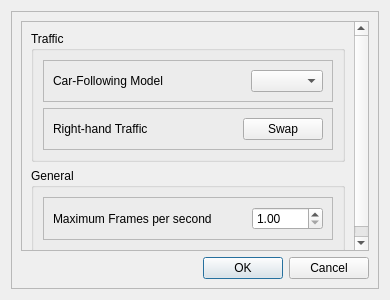
<?xml version="1.0" encoding="UTF-8"?>
<ui version="4.0">
 <class>SettingsDialog</class>
 <widget class="QDialog" name="SettingsDialog">
  <property name="geometry">
   <rect>
    <x>0</x>
    <y>0</y>
    <width>390</width>
    <height>300</height>
   </rect>
  </property>
  <property name="sizePolicy">
   <sizepolicy hsizetype="Expanding" vsizetype="Expanding">
    <horstretch>0</horstretch>
    <verstretch>0</verstretch>
   </sizepolicy>
  </property>
  <property name="windowTitle">
   <string>Settings</string>
  </property>
  <property name="modal">
   <bool>false</bool>
  </property>
  <layout class="QGridLayout" name="gridLayout">
   <item row="0" column="0">
    <widget class="QFrame" name="frame">
     <property name="sizePolicy">
      <sizepolicy hsizetype="Expanding" vsizetype="Expanding">
       <horstretch>0</horstretch>
       <verstretch>0</verstretch>
      </sizepolicy>
     </property>
     <property name="frameShape">
      <enum>QFrame::StyledPanel</enum>
     </property>
     <property name="frameShadow">
      <enum>QFrame::Raised</enum>
     </property>
     <layout class="QVBoxLayout" name="verticalLayout_4">
      <item>
       <widget class="QScrollArea" name="scrollArea">
        <property name="widgetResizable">
         <bool>true</bool>
        </property>
        <widget class="QWidget" name="scrollAreaWidgetContents">
         <property name="geometry">
          <rect>
           <x>0</x>
           <y>0</y>
           <width>350</width>
           <height>231</height>
          </rect>
         </property>
         <layout class="QVBoxLayout" name="verticalLayout">
          <item>
           <widget class="QGroupBox" name="groupBox">
            <property name="title">
             <string>Traffic</string>
            </property>
            <layout class="QVBoxLayout" name="verticalLayout_2">
             <item>
              <widget class="QFrame" name="frame_3">
               <property name="frameShape">
                <enum>QFrame::StyledPanel</enum>
               </property>
               <property name="frameShadow">
                <enum>QFrame::Raised</enum>
               </property>
               <layout class="QHBoxLayout" name="horizontalLayout">
                <item>
                 <widget class="QLabel" name="label">
                  <property name="text">
                   <string>Car-Following Model</string>
                  </property>
                 </widget>
                </item>
                <item>
                 <spacer name="horizontalSpacer_2">
                  <property name="orientation">
                   <enum>Qt::Horizontal</enum>
                  </property>
                  <property name="sizeHint" stdset="0">
                   <size>
                    <width>40</width>
                    <height>20</height>
                   </size>
                  </property>
                 </spacer>
                </item>
                <item>
                 <widget class="QComboBox" name="trafficModelComboBox"/>
                </item>
               </layout>
              </widget>
             </item>
             <item>
              <widget class="QFrame" name="frame_2">
               <property name="frameShape">
                <enum>QFrame::StyledPanel</enum>
               </property>
               <property name="frameShadow">
                <enum>QFrame::Raised</enum>
               </property>
               <layout class="QHBoxLayout" name="horizontalLayout_4">
                <item>
                 <widget class="QLabel" name="trafficDirectionLabel">
                  <property name="text">
                   <string>Right-hand Traffic</string>
                  </property>
                 </widget>
                </item>
                <item>
                 <spacer name="horizontalSpacer">
                  <property name="orientation">
                   <enum>Qt::Horizontal</enum>
                  </property>
                  <property name="sizeHint" stdset="0">
                   <size>
                    <width>40</width>
                    <height>20</height>
                   </size>
                  </property>
                 </spacer>
                </item>
                <item>
                 <widget class="QPushButton" name="trafficDirectionButton">
                  <property name="text">
                   <string>Swap</string>
                  </property>
                 </widget>
                </item>
               </layout>
              </widget>
             </item>
            </layout>
           </widget>
          </item>
          <item>
           <widget class="QGroupBox" name="groupBox_2">
            <property name="title">
             <string>General</string>
            </property>
            <layout class="QVBoxLayout" name="verticalLayout_5">
             <item>
              <widget class="QFrame" name="frame_4">
               <property name="frameShape">
                <enum>QFrame::StyledPanel</enum>
               </property>
               <property name="frameShadow">
                <enum>QFrame::Raised</enum>
               </property>
               <layout class="QHBoxLayout" name="horizontalLayout_2">
                <item>
                 <widget class="QLabel" name="label_2">
                  <property name="text">
                   <string>Maximum Frames per second</string>
                  </property>
                 </widget>
                </item>
                <item>
                 <spacer name="horizontalSpacer_3">
                  <property name="orientation">
                   <enum>Qt::Horizontal</enum>
                  </property>
                  <property name="sizeHint" stdset="0">
                   <size>
                    <width>40</width>
                    <height>20</height>
                   </size>
                  </property>
                 </spacer>
                </item>
                <item>
                 <widget class="QDoubleSpinBox" name="fpsSpinBox">
                  <property name="minimum">
                   <double>1.000000000000000</double>
                  </property>
                  <property name="maximum">
                   <double>1000.000000000000000</double>
                  </property>
                 </widget>
                </item>
               </layout>
              </widget>
             </item>
            </layout>
           </widget>
          </item>
          <item>
           <spacer name="verticalSpacer">
            <property name="orientation">
             <enum>Qt::Vertical</enum>
            </property>
            <property name="sizeHint" stdset="0">
             <size>
              <width>20</width>
              <height>40</height>
             </size>
            </property>
           </spacer>
          </item>
         </layout>
        </widget>
       </widget>
      </item>
      <item>
       <widget class="QDialogButtonBox" name="buttonBox">
        <property name="orientation">
         <enum>Qt::Horizontal</enum>
        </property>
        <property name="standardButtons">
         <set>QDialogButtonBox::Cancel|QDialogButtonBox::Ok</set>
        </property>
       </widget>
      </item>
     </layout>
    </widget>
   </item>
  </layout>
 </widget>
 <resources/>
 <connections>
  <connection>
   <sender>buttonBox</sender>
   <signal>accepted()</signal>
   <receiver>SettingsDialog</receiver>
   <slot>accept()</slot>
   <hints>
    <hint type="sourcelabel">
     <x>248</x>
     <y>254</y>
    </hint>
    <hint type="destinationlabel">
     <x>157</x>
     <y>274</y>
    </hint>
   </hints>
  </connection>
  <connection>
   <sender>buttonBox</sender>
   <signal>rejected()</signal>
   <receiver>SettingsDialog</receiver>
   <slot>reject()</slot>
   <hints>
    <hint type="sourcelabel">
     <x>316</x>
     <y>260</y>
    </hint>
    <hint type="destinationlabel">
     <x>286</x>
     <y>274</y>
    </hint>
   </hints>
  </connection>
 </connections>
</ui>
